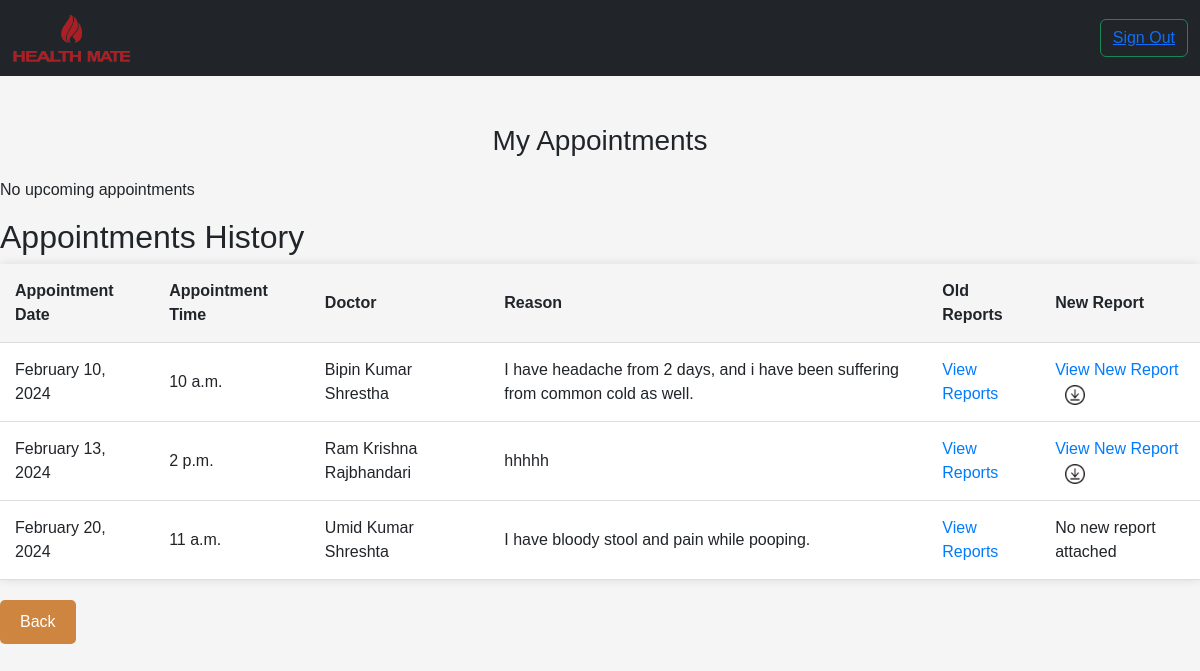
The app's page /my_appointment (signed in) with its own data.
### home/models.py (models this page shows, shortened)
class Appointment(models.Model):
    patient = models.ForeignKey(CustomUser, on_delete=models.CASCADE)
    doctor = models.ForeignKey(Doctor, on_delete=models.CASCADE)
    appointment_date = models.DateField()
    appointment_time = models.TimeField()
    reason = models.TextField()
    status = models.CharField(max_length=15, default='remaining')
    old_reports = models.FileField(upload_to='old_reports/', null=True, blank=True)

class Doctor(models.Model):
    user = models.OneToOneField(CustomUser, on_delete=models.CASCADE, primary_key=True)
    qualification = models.CharField(max_length=100)
    specialities = models.CharField(max_length=100)
    descriptions = models.TextField()
    hospital=models.TextField()
    availability_days = models.ManyToManyField('DoctorAvailability',related_name='doctors')
    start_time = models.TimeField()
    end_time = models.TimeField()
    break_start1 = models.TimeField()
    break_end1 = models.TimeField()
    break_start2 = models.TimeField()
    break_end2 = models.TimeField()
    is_booked = models.BooleanField(default=False)

class CustomUser(AbstractUser):
    age = models.IntegerField(null=True, blank=True)
    contact = models.CharField(max_length=15, null=True, blank=True)
    joined_date = models.DateTimeField(auto_now_add=True)
    sex = models.CharField(max_length=10, choices=[('male', 'Male'), ('female', 'Female'), ('other', 'Other')], null=True, blank=True)
    address = models.TextField(null=True, blank=True)
    profile_image = models.ImageField(upload_to='profile_images/', null=True, blank=True)
    objects = CustomUserManager()

### home/views.py (the view)
# urls.py: path("my_appointment",views.my_appointment, name="my_appointment"),
def my_appointment(request):
    timezone.activate("Asia/Kathmandu")
    now = timezone.localtime(timezone.now())
    print("Current Time (Local):", now)
    all_appointments = Appointment.objects.filter(patient=request.user)
    upcoming_appointments = all_appointments.filter(
        Q(appointment_date__gt=now.date()) | (Q(appointment_date=now.date()) & Q(appointment_time__gt=now.time()))
    )
    past_appointments = all_appointments.filter(
        Q(appointment_date__lt=now.date()) | (Q(appointment_date=now.date()) & Q(appointment_time__lte=now.time()))
    )
    context = {
        'upcoming_appointments': upcoming_appointments,
        'past_appointments': past_appointments,
    }
    return render(request, 'my_appointment.html', context)

### template/my_appointment.html (shortened to what this page needs)
{% extends 'patient_profile_base.html' %}
{% load tz %}
{% block content %}
    <div class="dashboard-container">
        <h1>My Appointments</h1>
        {% if upcoming_appointments %}
            <h2>Upcoming Appointments</h2>
            <table class="appointment-table upcoming-table">
                <thead>
                    <tr>
                        <th>Appointment Date</th>
                        <th>Appointment Time</th>
                        <th>Doctor</th>
                        <th>Reason</th>
                        <th>Old Reports</th>
                    </tr>
                </thead>
                <tbody>
                    {% for appointment in upcoming_appointments %}
                        <tr class="appointment-details">
                            <td>{{ appointment.appointment_date|date:"F j, Y" }}</td>
                            <td>{{ appointment.appointment_time }}</td>
                            <td>Dr. {{ appointment.doctor.user.first_name }} {{ appointment.doctor.user.last_name }}</td>
                            <td>{{ appointment.reason }}</td>
                            <td>
                                {% if appointment.old_reports %}
                                    <a href="{{ appointment.old_reports.url }}" target="_blank">View Reports</a>
                                {% else %}
                                    No old reports attached
                                {% endif %}
                            </td>
                            <td>
                                <button class="cancel-button" data-appointment-id="{{ appointment.id }}">
                                    Cancel
                                </button>
                            </td>
                        </tr>
                    {% endfor %}
                </tbody>
            </table>
        {% else %}
            <p>No upcoming appointments</p>
        {% endif %}
        {% if past_appointments %}
    <h2>Appointments History</h2>
    <table class="appointment-table">
        <thead>
            <tr>
                <th>Appointment Date</th>
                <th>Appointment Time</th>
                <th>Doctor</th>
                <th>Reason</th>
                <th>Old Reports</th>
                <th>New Report</th>
            </tr>
        </thead>
        <tbody>
            {% for appointment in past_appointments %}
                <tr class="appointment-details">
                    <td>{{ appointment.appointment_date|date:"F j, Y" }}</td>
                    <td>{{ appointment.appointment_time }}</td>
                    <td>{{ appointment.doctor.user.first_name }} {{ appointment.doctor.user.last_name }}</td>
                    <td>{{ appointment.reason }}</td>
                    <td>
                        {% if appointment.old_reports %}
                            <a href="{{ appointment.old_reports.url }}" target="_blank">View Reports</a>
                        {% else %}
                            No old reports attached
                        {% endif %}
                    </td>
                    <td>
                        {% if appointment.new_reports.all %}
                            <a href="{{ appointment.new_reports.first.report_file.url }}" target="_blank">View New Report  <a href="{{ appointment.new_reports.first.report_file.url }}" download>
                                <img src="/static/down.png" width="20px" height="20px" style="margin-left: 10px;" >
                            </a></a>
                            <br>
                        {% else %}
                            No new report attached
                        {% endif %}
                    </td>
                </tr>
            {% endfor %}
        </tbody>
    </table>
{% else %}
    <p>No past appointments</p>
{% endif %}
        <a href="/patient_profile" class="action-button">
            <button class="back">Back</button>
        </a>
    </div>
{% endblock %}

### template/my_appointment.html (style rules this page uses)
body { margin: 0; padding: 0; font-family: 'Arial', sans-serif; background-color: #f5f5f5; }
h1 { text-align: center; margin-bottom: 20px; font-size: 28px; }
.appointment-table { width: 100%; border-collapse: collapse; margin-bottom: 20px; box-shadow: 0 0 10px rgba(0, 0, 0, 0.1); }
.appointment-table th, .appointment-table td { padding: 15px; text-align: left; border-bottom: 1px solid #ddd; }
.appointment-details { background-color: #fff; transition: background-color 0.3s ease; }
.appointment-details a { color: #007bff; text-decoration: none; }
.back { background-color: peru; padding: 10px 20px; font-size: 16px; color: #fff; border: none; border-radius: 5px; cursor: pointer; transition: background-color 0.3s ease; }

### records on screen
Appointment: appointment_date "February 10, 2024", appointment_time "10 a.m.", doctor.user.first_name "Bipin Kumar", doctor.user.last_name "Shrestha", reason "I have headache from 2 days, and i have been suffering from common cold as well."
Appointment: appointment_date "February 13, 2024", appointment_time "2 p.m.", doctor.user.first_name "Ram Krishna", doctor.user.last_name "Rajbhandari", reason "hhhhh"
Appointment: appointment_date "February 20, 2024", appointment_time "11 a.m.", doctor.user.first_name "Umid Kumar", doctor.user.last_name "Shreshta", reason "I have bloody stool and pain while pooping.", shows "No new report attached"
